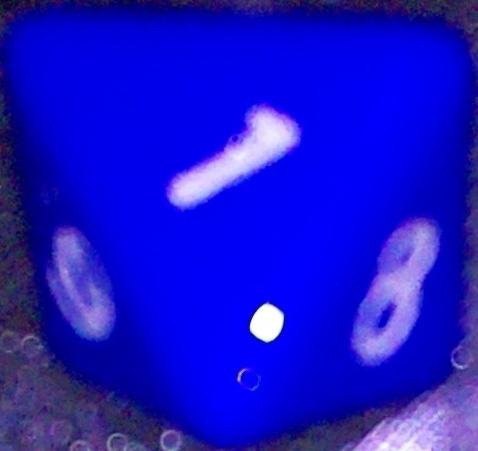
#> input picture data_first_old/data/cropped/1/k8_5_2024-11-22_19_03_06.jpg, 478 x 451 px; its folder holds only this picture in this run
$ python test_tesseract.py
#> lines starting #> are read from the running program, lines starting #| are printed output that depends on the picture
#> in read_number_from_image, img is the input picture: PIL image 478x451 RGB; mean R, G, B 24.7, 20.4, 200.1
import argparse
from PIL import Image, ImageEnhance
import pytesseract
import matplotlib.pyplot as plt
import glob


# If Tesseract is not in your PATH, uncomment and adjust the line below
# pytesseract.pytesseract.tesseract_cmd = r'C:\Program Files\Tesseract-OCR\tesseract.exe'

def preprocess_image(image):
    # Convert the image to grayscale
    img = image.convert("L")
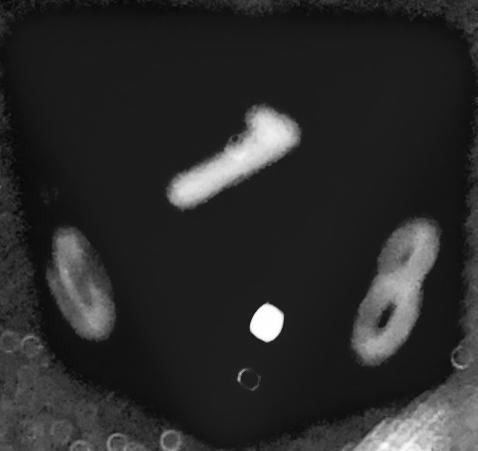
#> img: PIL image 478x451 L; min 4, max 255, mean 42.2

    # Increase the contrast
    enhancer = ImageEnhance.Contrast(img)
    img = enhancer.enhance(3)  # You can adjust the factor to increase or decrease contrast
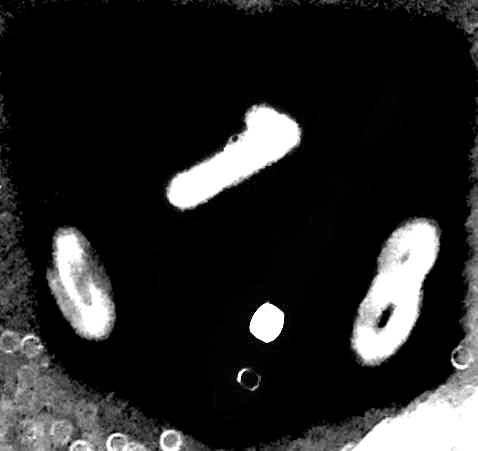
#> img: PIL image 478x451 L; min 0, max 255, mean 37.7

    return img


def show_images(original, processed):
    # Create a figure to show original and processed images side by side
    fig, axes = plt.subplots(1, 2, figsize=(12, 6))

    # Display original image
    axes[0].imshow(original)
    axes[0].set_title("Original Image")
    axes[0].axis("off")

    # Display processed image
    axes[1].imshow(processed, cmap='gray')
    axes[1].set_title("Processed Image (High Contrast)")
    axes[1].axis("off")

    # Show the images
    plt.show()


def read_number_from_image(image_path):
    try:
        # Open the image file
        img = Image.open(image_path)

        # Preprocess the image to increase contrast
        processed_img = preprocess_image(img)

        # Show the original and processed images
        # todo hidden here
        # show_images(img, processed_img)

        # Use Tesseract to do OCR on the image
        # psm 6 - block text
        # psm 10 - single character
        custom_config = r'--oem 3 --psm 6 -c tessedit_char_whitelist=12345678'
        text = pytesseract.image_to_string(processed_img, config=custom_config)
        print("Extracted Text: ", text)

        # Strip any non-numeric characters and whitespace
        number = ''.join(filter(str.isdigit, text))

        if number:
            return int(number)
        else:
            # print("No number found.")
            return None

    except Exception as e:
        print(f"Error: {e}")
        return None


def main():
    # [10 lines of commented-out code are left out]
    numnum = []
    for num in range(1, 9):
        numbers = []
        for input_fn in glob.glob(f'../data/cropped/{num}/*.jpg'):
            print(f"File: {input_fn}")
            number = read_number_from_image(input_fn)
            # print(f"Extracted Number: {number}")
            numbers.append(number)
        # print(numbers)
        numnum.append(numbers)
    for el in numnum:
        print(el)


        # todo


if __name__ == "__main__":
    main()
#> (the call stopped at in read_number_from_image, `text = pytesseract.image_to_string(processed_img, config=custom_config)`: pytesseract is not available in this run)
